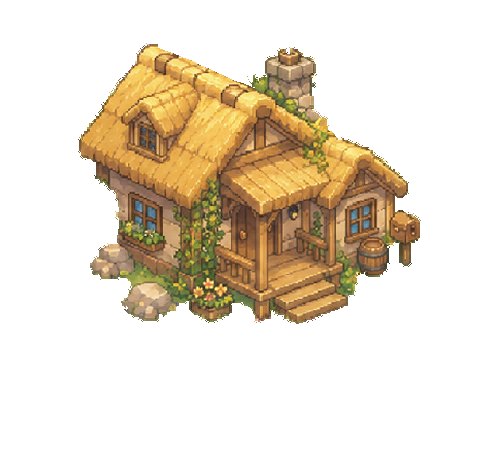
#> input picture tools/native-22.8.6/home-clean/afternoon-stage-4.png, 500 x 450 px, found by its file name
$ python build_home_20_8_2.py
#> lines starting #> are read from the running program, lines starting #| are printed output that depends on the picture; after the words box and inside, x2 and y2 are one past the last pixel; in counts of white or black regions, pixels touching at a corner belong together
from __future__ import annotations

from pathlib import Path
import numpy as np
from PIL import Image, ImageDraw

ROOT = Path(__file__).resolve().parents[1]
HOME = ROOT / 'public/garden/evolution/home'
ISLAND = ROOT / 'public/garden/islands/stage-0'
DOCS = ROOT / 'docs'
PHASES = ('morning', 'afternoon', 'evening', 'night')
CROP_X, CROP_Y = 100, 300
OUT_SIZE = (500, 450)


def build_stage5_master() -> Image.Image:
    """Build Stage 5 only from the same-orientation Stage 4/2 pixel sprites.

    Stage 4 is copied byte-for-byte into the new master before any additions.
    The final stage grows outward to the right with the existing porch roof pitch,
    vines, flower-box details, and a second matching chimney. No re-oriented house
    reference or procedural vector art is used.
    """
    stage4 = Image.open(HOME / 'afternoon-stage-4.png').convert('RGBA')
#> stage4 is the input picture: PIL image 500x450 RGBA; mean R, G, B, A 50.3, 39.2, 22.4, 74.4
    stage2 = Image.open(HOME / 'afternoon-stage-2.png').convert('RGBA')
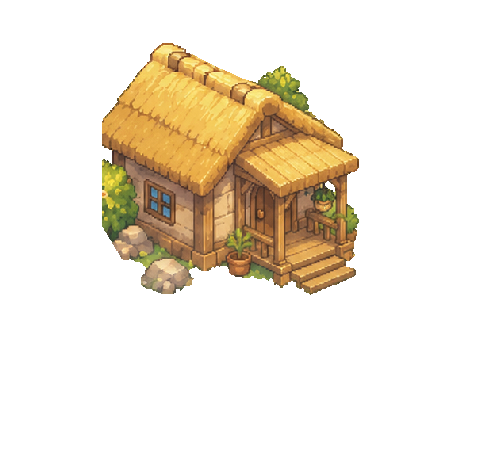
#> input picture tools/native-22.8.6/home-clean/afternoon-stage-2.png, 500 x 450 px, found by its file name
#> stage2 is the input picture: PIL image 500x450 RGBA; mean R, G, B, A 39.6, 30.8, 16.6, 55.3

    master = Image.new('RGBA', OUT_SIZE, (0, 0, 0, 0))
#> master: PIL image 500x450 RGBA; every value is 0
    master.alpha_composite(stage4)

    extension = stage2.crop((190, 112, 318, 258)).copy()
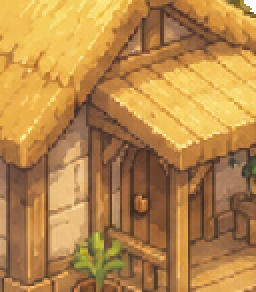
#> extension: PIL image 128x146 RGBA (shown 2 times larger); mean R, G, B, A 182.3, 135.2, 73.8, 254.6; transparent parts drawn white
    arr = np.array(extension)
    arr[:, 112:, 3] = 0  # do not duplicate the mailbox/right fringe
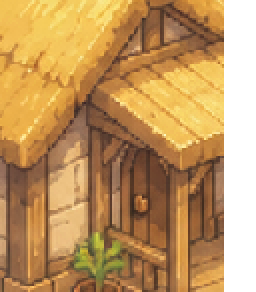
#> arr: shape (146, 128, 4) (shown 2 times larger); 12.36% of pixels changed, all inside (x1, y1, x2, y2) = (112, 0, 128, 146); transparent parts drawn white
    for x in range(18):
        arr[:, x, 3] = (arr[:, x, 3].astype(np.float32) * (x / 18.0)).astype(np.uint8)
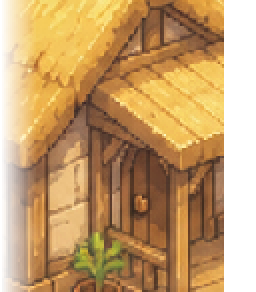
#> arr: shape (146, 128, 4) (shown 2 times larger); 14.06% of pixels changed, all inside (x1, y1, x2, y2) = (0, 0, 18, 146); transparent parts drawn white
    extension = Image.fromarray(arr, 'RGBA')
    master.alpha_composite(extension, (280, 114))

    # Same roof pitch: bridge the added wing with pixels from the Stage 4 porch roof.
    connector = stage4.crop((177, 111, 247, 160)).resize((100, 49), Image.Resampling.NEAREST)
    arr = np.array(connector)
    for x in range(10):
        arr[:, x, 3] = (arr[:, x, 3].astype(np.float32) * (x / 10.0)).astype(np.uint8)
        arr[:, -x - 1, 3] = (arr[:, -x - 1, 3].astype(np.float32) * (x / 10.0)).astype(np.uint8)
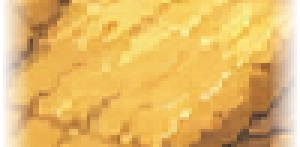
#> arr: shape (49, 100, 4) (shown 3 times larger); mean R, G, B, A 222.9, 173, 84.1, 226.9; transparent parts drawn white
    connector = Image.fromarray(arr, 'RGBA')
    master.alpha_composite(connector, (238, 108))

    flower_box = stage4.crop((115, 188, 166, 224))
    master.alpha_composite(flower_box, (328, 190))
    vine = stage4.crop((145, 150, 188, 255))
    master.alpha_composite(vine, (270, 155))

    # A second stone chimney uses the exact same Stage 4 pixel construction.
    chimney = stage4.crop((222, 45, 258, 104))
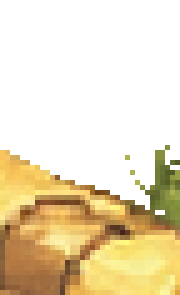
#> chimney: PIL image 36x59 RGBA (shown 5 times larger); mean R, G, B, A 81.7, 67.8, 36.8, 102; transparent parts drawn white
    master.alpha_composite(chimney, (335, 92))

    source = HOME / 'source'
    source.mkdir(parents=True, exist_ok=True)
    master.save(source / 'approved-stage-5-same-orientation-master.png', optimize=True)
    return master


def fit_phase_matrices() -> dict[str, np.ndarray]:
    afternoon = np.array(Image.open(HOME / 'afternoon-stage-4.png').convert('RGBA'))
    visible = afternoon[:, :, 3] > 0
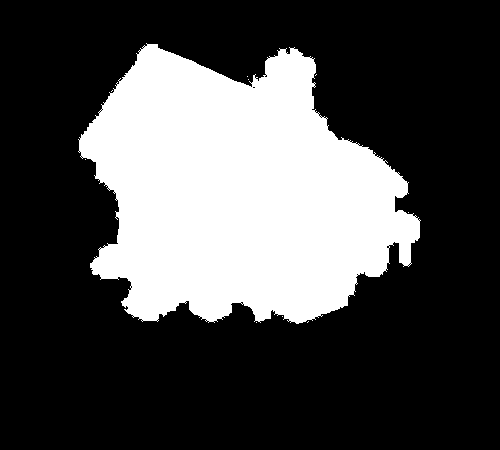
#> visible: shape (450, 500) bool; 29.2% white; 10 white regions (9 under 20 px), largest, box (x1, y1, x2, y2) and area: (78, 43, 421, 324) 65619
    x = afternoon[:, :, :3][visible].astype(np.float64)
    x1 = np.concatenate([x, np.ones((len(x), 1), dtype=np.float64)], axis=1)
    matrices: dict[str, np.ndarray] = {}
    for phase in PHASES:
#> (the run stopped early here; a loop or call above may not have finished)
